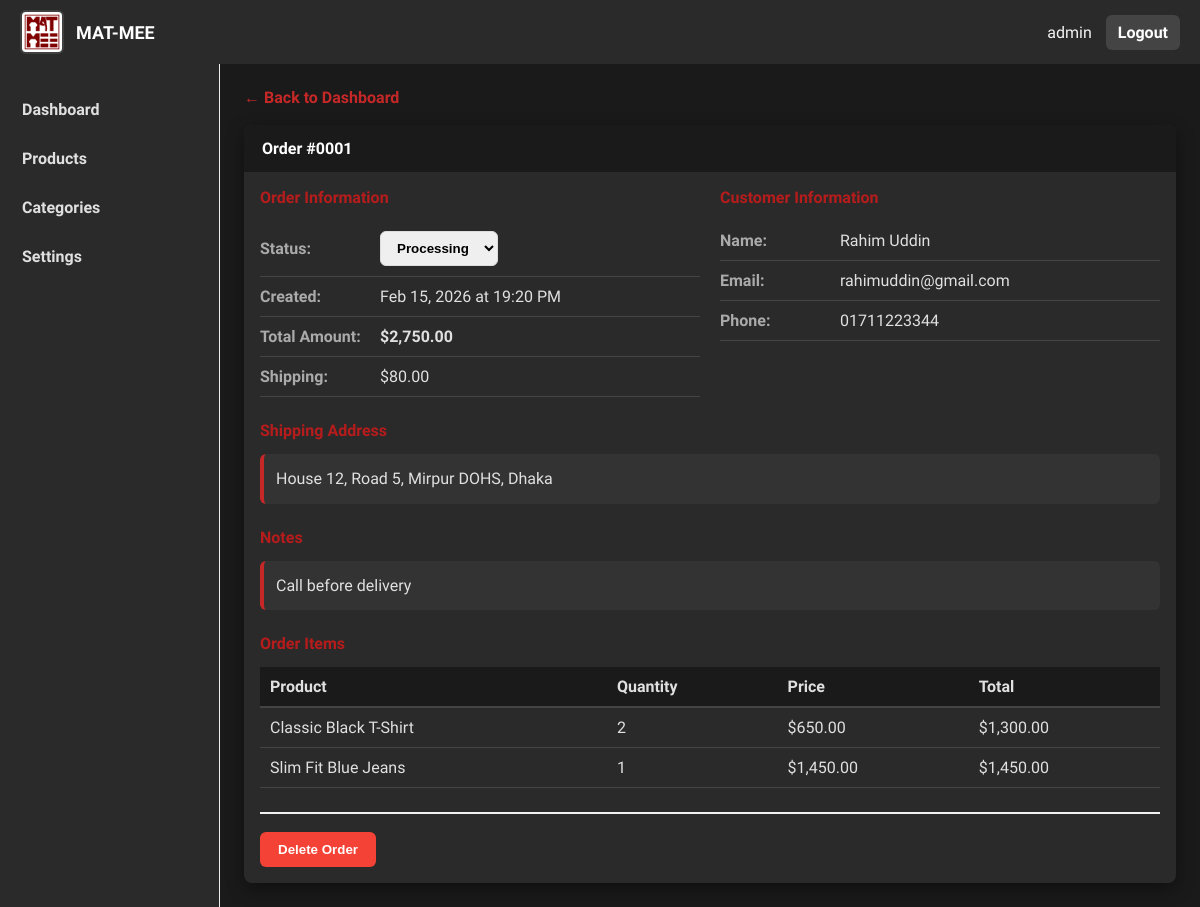
The app's page /MAT-MEE/Admin-matmee/view-order.php?id=1 (signed in) with its own data.
### tables this page shows
CREATE TABLE orders (
    id INT AUTO_INCREMENT PRIMARY KEY,
    user_id INT NULL,
    session_id VARCHAR(255),
    total DECIMAL(12,2),
    shipping_charge DECIMAL(10,2) DEFAULT 0,
    status ENUM('pending','processing','shipped','delivered','cancelled') DEFAULT 'pending',
    customer_name VARCHAR(100),
    customer_email VARCHAR(100),
    shipping_address LONGTEXT,
    phone VARCHAR(20),
    notes TEXT,
    created_at TIMESTAMP DEFAULT CURRENT_TIMESTAMP
);

CREATE TABLE order_items (
    id INT AUTO_INCREMENT PRIMARY KEY,
    order_id INT,
    product_id INT,
    size_id INT NULL,
    quantity INT,
    price_at_purchase DECIMAL(10,2),
    FOREIGN KEY (order_id) REFERENCES orders(id) ON DELETE CASCADE,
    FOREIGN KEY (size_id) REFERENCES sizes(id) ON DELETE SET NULL
);

CREATE TABLE products (
    id INT AUTO_INCREMENT PRIMARY KEY,
    name VARCHAR(200) NOT NULL,
    slug VARCHAR(220) UNIQUE NOT NULL,
    description LONGTEXT,
    price DECIMAL(10,2) NOT NULL,
    category_id INT,
    main_image VARCHAR(255),
    views INT UNSIGNED NOT NULL DEFAULT 0,
    created_at TIMESTAMP DEFAULT CURRENT_TIMESTAMP,
    FOREIGN KEY (category_id) REFERENCES categories(id) ON DELETE SET NULL
);

### MAT-MEE/components/connection.php (called while the page is built, shortened)
<?php
class DatabaseConnection {
    private static $instance = null;
    private $connection;
    private $host = 'localhost';
    private $user = 'root';
    private $password = '';
    private $database = 'matmee';
    private function __construct() {
        $this->connection = new mysqli(
            $this->host,
            $this->user,
            $this->password,
            $this->database
        );
        $this->connection->set_charset("utf8");
    }
    public static function getInstance() {
        if (!self::$instance) {
            self::$instance = new self();
        }
        return self::$instance;
    }
    private function prepareAndExecute($query, $params = []) {
        $stmt = $this->connection->prepare($query);
        $types = '';
        foreach ($params as $p) {
            $types .= is_int($p) ? 'i' : (is_float($p) ? 'd' : 's');
        }
        $stmt->bind_param($types, ...$params);
        $stmt->execute();
        return $stmt->get_result();
    }
    public function fetch($query, $params = []) {
        $result = $this->prepareAndExecute($query, $params);
        return $result->fetch_all(MYSQLI_ASSOC);
    }
    public function fetchOne($query, $params = []) {
        $result = $this->fetch($query, $params);
        return $result[0] ?? null;
    }
}

### MAT-MEE/Admin-matmee/view-order.php (the view, shortened to what this page needs)
<?php
require_once '../components/connection.php';
$db = DatabaseConnection::getInstance();
$orderId = isset($_GET['id']) ? intval($_GET['id']) : 0;
$order = $db->fetchOne('SELECT * FROM orders WHERE id = ?', [$orderId]);
$orderItems = $db->fetch('SELECT oi.*, p.name FROM order_items oi JOIN products p ON oi.product_id = p.id WHERE oi.order_id = ?', [$orderId]);
?>
<!doctype html>
<html lang="en">
<head>
	<link rel="stylesheet" href="style.css">
</head>
<body>
	<div class="admin-wrapper">
		<?php include 'header.php'; ?>
		<div class="layout">
			<?php include 'sidebar.php'; ?>
			<main class="content">
				<section class="view-order">
					<div class="back-button">
						<a href="index.php">← Back to Dashboard</a>
					</div>
					<div class="card">
						<div class="card-title">Order #<?php echo str_pad($order['id'], 4, '0', STR_PAD_LEFT); ?></div>
						<div class="card-body">
							<div class="order-details-grid">
								<div class="order-section">
									<h3>Order Information</h3>
									<table class="info-table">
										<tr>
											<td class="label">Status:</td>
											<td>
												<form method="POST" id="statusForm" style="display: flex; gap: 10px; align-items: center;">
													<select name="status" id="statusSelect" style="padding: 8px 12px; border-radius: 6px; border: 1px solid #ddd; cursor: pointer; font-weight: 600;">
														<option value="processing" <?php echo $order['status'] === 'processing' ? 'selected' : ''; ?>>Processing</option>
													</select>
												</form>
											</td>
										</tr>
										<tr>
											<td class="label">Created:</td>
											<td><?php echo date('M d, Y \a\t H:i A', strtotime($order['created_at'])); ?></td>
										</tr>
										<tr>
											<td class="label">Total Amount:</td>
											<td><strong>$<?php echo number_format($order['total'], 2); ?></strong></td>
										</tr>
										<tr>
											<td class="label">Shipping:</td>
											<td>$<?php echo number_format($order['shipping_charge'], 2); ?></td>
										</tr>
									</table>
								</div>
								<div class="order-section">
									<h3>Customer Information</h3>
									<table class="info-table">
										<tr>
											<td class="label">Name:</td>
											<td><?php echo htmlspecialchars($order['customer_name']); ?></td>
										</tr>
										<tr>
											<td class="label">Email:</td>
											<td><?php echo htmlspecialchars($order['customer_email']); ?></td>
										</tr>
										<tr>
											<td class="label">Phone:</td>
											<td><?php echo htmlspecialchars($order['phone']); ?></td>
										</tr>
									</table>
								</div>
							</div>
							<div class="order-section" style="margin-top: 24px;">
								<h3>Shipping Address</h3>
								<div class="address-box">
									<?php echo nl2br(htmlspecialchars($order['shipping_address'])); ?>
								</div>
							</div>
							<?php if (!empty($order['notes'])): ?>
								<div class="order-section" style="margin-top: 24px;">
									<h3>Notes</h3>
									<div class="notes-box">
										<?php echo nl2br(htmlspecialchars($order['notes'])); ?>
									</div>
								</div>
							<?php endif; ?>
							<div class="order-section" style="margin-top: 24px;">
								<h3>Order Items</h3>
								<table class="orders-table">
									<thead>
										<tr>
											<th>Product</th>
											<th>Quantity</th>
											<th>Price</th>
											<th>Total</th>
										</tr>
									</thead>
									<tbody>
										<?php if (!empty($orderItems)): ?>
											<?php foreach ($orderItems as $item): ?>
												<tr>
													<td><?php echo htmlspecialchars($item['name']); ?></td>
													<td><?php echo $item['quantity']; ?></td>
													<td>$<?php echo number_format($item['price_at_purchase'], 2); ?></td>
													<td>$<?php echo number_format($item['price_at_purchase'] * $item['quantity'], 2); ?></td>
												</tr>
											<?php endforeach; ?>
										<?php else: ?>
											<tr><td colspan="4" style="text-align: center; padding: 20px; color: #999;">No items found</td></tr>
										<?php endif; ?>
									</tbody>
								</table>
							</div>
							<div class="order-actions" style="margin-top: 24px; display: flex; gap: 12px;">
							<button onclick="deleteOrder(<?php echo $order['id']; ?>)" class="btn btn-danger">Delete Order</button>
							</div>
						</div>
					</div>
				</section>
			</main>
		</div>
	</div>
</body>
</html>

### MAT-MEE/Admin-matmee/style.css (style rules this page uses)
:root { --red: #c62828; --red-dark: #b71c1c; --bg: #1a1a1a; --muted: #aaa; --sidebar: #2a2a2a; }
* { box-sizing: border-box }
body { margin: 0; font-family: 'Hind Siliguri', Segoe UI, Roboto, Arial, sans-serif; background: var(--bg); color: #e0e0e0 }
html { scroll-behavior: smooth; }
.layout { display: flex; min-height: calc(100vh - 64px) }
.content { flex: 1; padding: 24px }
.card { background: #2a2a2a; border-radius: 8px; box-shadow: 0 6px 18px rgba(0, 0, 0, 0.4); overflow: hidden }
.card-title { padding: 14px 18px; background: #1a1a1a; color: #fff; font-weight: 700 }
.card-body { padding: 16px }
.orders-table { width: 100%; border-collapse: collapse; margin-top: 8px }
.orders-table thead th { text-align: left; padding: 10px; background: #1a1a1a; border-bottom: 2px solid #444; color: #e0e0e0 }
.orders-table td { padding: 10px; border-bottom: 1px solid #444; color: #e0e0e0 }
.admin-wrapper a { color: inherit }
.view-order { animation: slideIn 0.3s ease }
.back-button { margin-bottom: 18px }
.back-button a { color: var(--red); text-decoration: none; font-weight: 600; display: inline-flex; align-items: center; gap: 6px }
.order-details-grid { display: grid; grid-template-columns: repeat(auto-fit, minmax(250px, 1fr)); gap: 20px; margin-bottom: 20px }
.order-section { margin-bottom: 0 }
.order-section h3 { font-size: 16px; color: var(--red-dark); margin: 0 0 14px 0; font-weight: 700 }
.info-table { width: 100%; border-collapse: collapse }
.info-table tr { border-bottom: 1px solid #444 }
.info-table td { padding: 10px 0 }
.info-table .label { font-weight: 600; color: #aaa; width: 120px }
.address-box, .notes-box { background: #333; padding: 12px; border-radius: 6px; border-left: 4px solid var(--red); line-height: 1.6; color: #e0e0e0 }
.order-actions { padding-top: 18px; border-top: 2px solid #f0f0f0 }
.btn { padding: 10px 18px; border-radius: 6px; text-decoration: none; font-weight: 600; border: none; cursor: pointer; transition: all 0.2s ease; display: inline-block }
.btn-danger { background: #f44336; color: #fff }

### records on screen
orders: id "0001", status "Processing", created_at "Feb 15, 2026 at 19:20 PM", total "2,750.00", shipping_charge "80.00", customer_name "Rahim Uddin", customer_email "rahimuddin@gmail.com", phone "01711223344", shipping_address "House 12, Road 5, Mirpur DOHS, Dhaka", notes "Call before delivery"
order_items: product.name "Classic Black T-Shirt", quantity "2", price_at_purchase "650.00", $item['price_at_purchase'] * $item['quantity'] "1,300.00"
order_items: product.name "Slim Fit Blue Jeans", quantity "1", price_at_purchase "1,450.00", $item['price_at_purchase'] * $item['quantity'] "1,450.00"

### other values on screen
$_SESSION['admin_username'] "admin"
$name "Dashboard"
$name "Products"
$name "Categories"
$name "Settings"
